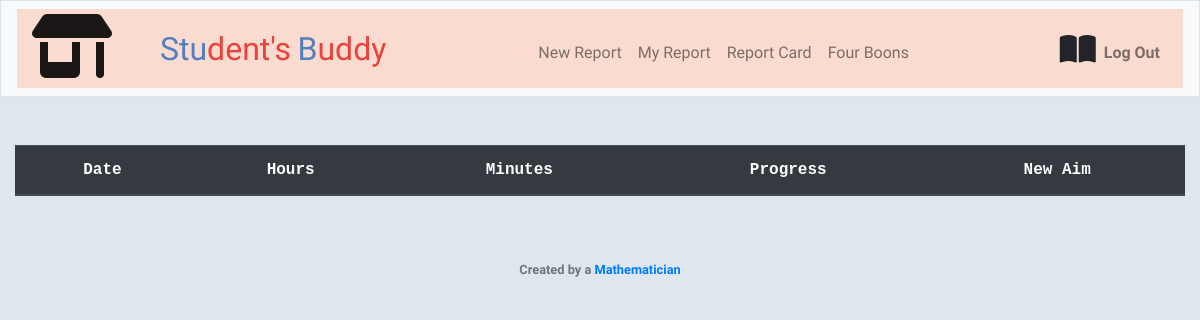
/My_Report (signed in), run on an earlier commit of the app's database.
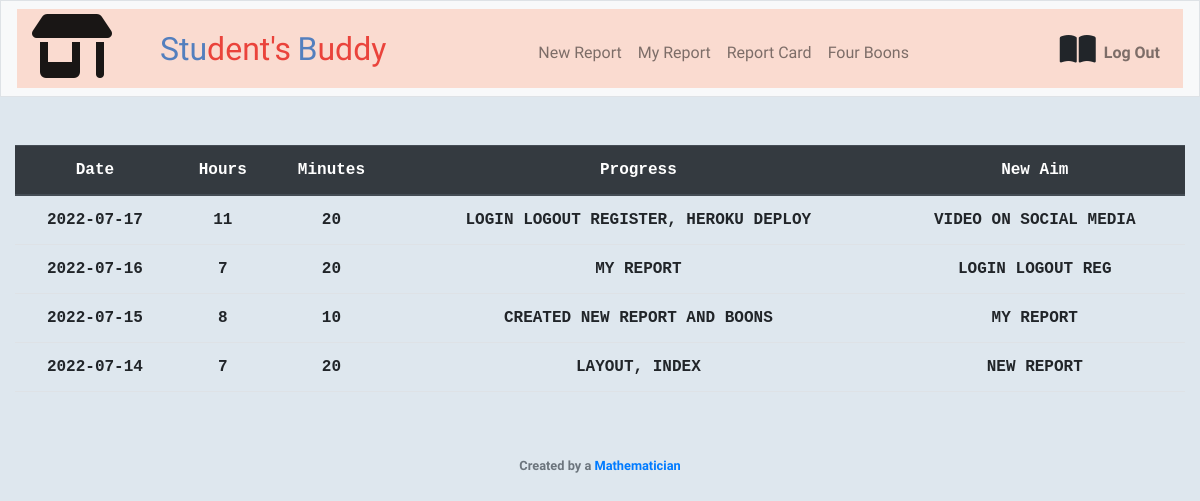
And on a later commit of the database.
### tables this page shows
CREATE TABLE 'logbook' ('id' INTEGER PRIMARY KEY AUTOINCREMENT NOT NULL, 'user_id' INTEGER,'date' DATETIME, 'hours' INTEGER, 'minutes' INTEGER, 'progress' TEXT DEFAULT 'None', 'new_aim' TEXT DEFAULT 'Have one!');

### app.py (the view)
@app.route("/My_Report")
@login_required
def My_Report():
    user_id = session["user_id"]
    tasks = db.execute(
        "SELECT date, hours, minutes, progress, new_aim FROM logbook WHERE user_id = ? ORDER BY id DESC", user_id)
    return render_template("My_Report.html", tasks=tasks)

### app.py (called while the page is built)
@app.after_request
def after_request(response):
    response.headers["Cache-Control"] = "no-cache, no-store, must-revalidate"
    response.headers["Expires"] = 0
    response.headers["Pragma"] = "no-cache"
    return response

### helpers.py (called while the page is built)
def login_required(f):
    @wraps(f)
    def decorated_function(*args, **kwargs):
        if session.get("user_id") is None:
            return redirect("/login")
        return f(*args, **kwargs)
    return decorated_function

### templates/My_Report.html (shortened to what this page needs)
{% extends "layout.html" %}
{% block main %}
    <table class="table">
        <thead class="thead-dark">
        <tr>
            <th scope="col">Date</th>
            <th scope="col">Hours</th>
            <th scope="col">Minutes</th>
            <th scope="col">Progress</th>
            <th scope="col">New Aim</th>
        </tr>
        </thead>
        <tbody>
            {% for task in tasks %}
                <tr>
                    <td><B>{{ task["date"] }}</B></td>
                    <td><B>{{ task["hours"] }}</B></td>
                    <td><B>{{ task["minutes"] }}</B></td>
                    <td><B>{{ task["progress"] }}</B></td>
                    <td><B>{{ task["new_aim"] }}</B></td>
                </tr>
            {% endfor %}
        </tbody>
    </table>
{% endblock %}

### templates/layout.html (shortened to what this page needs)
<!DOCTYPE html>
<html lang="en">
    <head>
        <link href="https://cdn.jsdelivr.net/npm/bootstrap@5.1.3/dist/css/bootstrap.min.css" rel="stylesheet">
        <link href="/static/styles.css" rel="stylesheet">
        <link rel="stylesheet" href="https://cdn.jsdelivr.net/npm/bootstrap@4.4.1/dist/css/bootstrap.min.css">
    </head>
    <body>
        <nav class="bg-light border navbar navbar-expand-md navbar-light ">
            <div class="container-fluid bg-color">
                <a class="navbar-brand" href="/"><i class="fa-solid fa-shop fa-2x"></i></a>
                <a class="navbar-brand" href="/"><span class="blue", style="margin-left:1.0em">Stu</span><span class="red">dent's</span><span class="blue", style="margin-left:0.2em">B</span><span class="red">uddy</span></a>
                <div class="collapse navbar-collapse" id="navbar">
                    {% if session["user_id"] %}
                        <ul class="navbar-nav me-auto mt-2", style="margin-left:8.0em">
                            <li class="nav-item"><a class="nav-link" href="/Add_Report">New Report</a></li>
                            <li class="nav-item"><a class="nav-link" href="/My_Report">My Report</a></li>
                            <li class="nav-item"><a class="nav-link" href="/average">Report Card</a></li>
                            <li class="nav-item"><a class="nav-link" href="/boons">Four Boons</a></li>
                        </ul>
                        <ul class="navbar-nav ms-auto mt-2">
                            <i class="fa-solid fa-book-open fa-2x"></i>
                            <li class="nav-item"><a class="nav-link" href="/logout"><B>Log Out</B></a></li>
                        </ul>
                    {% else %}
                        <ul class="navbar-nav ms-auto mt-2">
                            <i class="fa-solid fa-book fa-2x"></i>
                            <li class="nav-item"><a class="nav-link" href="/register">Register</a></li>
                            <li class="nav-item"><a class="nav-link" href="/login">Log In</a></li>
                        </ul>
                    {% endif %}
                </div>
            </div>
        </nav>
        <main class="container-fluid py-5 text-center", style="font-family:'Courier New'">
            {% block main %}{% endblock %}
        </main>
        <footer class="mb-5 small text-center text-muted">
            <B>Created by a <a href="https://github.com/ankitrana2709">Mathematician</a></B>
        </footer>
    </body>
</html>

### static/styles.css (style rules this page uses)
nav .navbar-brand { font-size: xx-large; }
nav .navbar-brand .blue { color: #537fbe; }
nav .navbar-brand .red { color: #ea433b; }
body { background-color: rgba(200,216,228,.60) !important; font-family: "Quicksand" !important; }
.bg-color { background-color: rgba(255, 127, 80, 0.25) !important; }

What changed in the data, as far as the page shows it:
added logbook: date "2022-07-17", hours "11", minutes "20", progress "LOGIN LOGOUT REGISTER, HEROKU DEPLOY", new_aim "VIDEO ON SOCIAL MEDIA"
added logbook: date "2022-07-16", hours "7", minutes "20", progress "MY REPORT", new_aim "LOGIN LOGOUT REG"
added logbook: date "2022-07-15", hours "8", minutes "10", progress "CREATED NEW REPORT AND BOONS", new_aim "MY REPORT"
added logbook: date "2022-07-14", hours "7", minutes "20", progress "LAYOUT, INDEX", new_aim "NEW REPORT"
